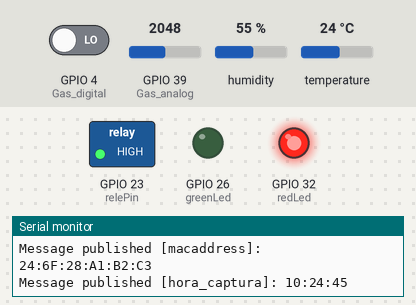
This sketch was run on a simulated ESP32. Parts: switched loads named in the sketch (green lamp = pin HIGH), output pins drawn as LEDs (lit = HIGH), the last lines printed to the serial monitor. Inputs (shaded band) come from the test bench; at power-on: GPIO 39 (Gas_analog) = 2048, GPIO 4 (Gas_digital) LOW, humidity 55 %, temperature 24 °C. WiFi joins after 1.5 s; servers stay silent unless stated; network time is answered at once with the bench clock; the local clock reads 2024-03-15 10:24:30 at power-on unless the sketch sets it; random numbers use the default seed unless the sketch sets one; no MQTT or app messages arrive unless stated.

Above: at 16.4 s.
16.5 s: GPIO 39 (Gas_analog) set to 23
30.5 s: GPIO 39 (Gas_analog) set to 19
33.5 s: GPIO 39 (Gas_analog) set to 10
At 46.2 s:
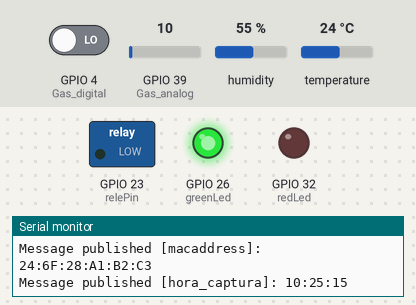
46.5 s: GPIO 39 (Gas_analog) set to 491
At 60.4 s:
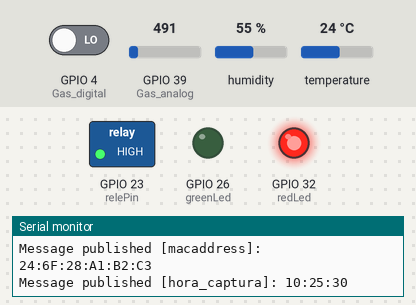
Timing chart, 0 to 61.5 s (numbered marks = the images above; inputs shaded):
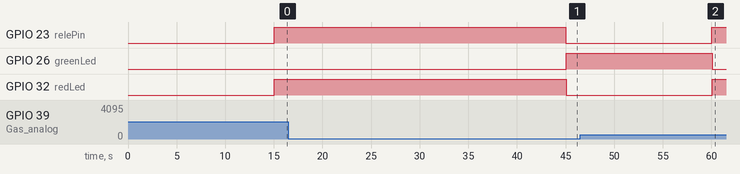

The sketch:

sketch_MQTT_temp_umi_gas.ino
```cpp
#include <WiFi.h> // Adiciona a biblioteca WiFi
#include <PubSubClient.h> // Adiciona a biblioteca PubSubClient
#include <DHT.h> // Adiciona a biblioteca DHT
#include <WiFiClientSecure.h> // Adiciona a biblioteca WiFiClientSecure
#include <WebServer.h> // Adiciona a biblioteca WebServer
#include <NTPClient.h> // Adiciona a biblioteca NTPClient para atualizar o horário de envio dos dados
#include <WiFiManager.h>  // Adiciona a biblioteca WiFiManager para criar ap de configuração da conexão Wifi


#define DHTTYPE DHT11  // DHT 11
#define MAX_LEN 50
#define WIFI_LED_INTERVAL 3000 // Intervalo em milissegundos para o LED vermelho intermitente
int redLed = 32;
int greenLed = 26;
int Gas_analog = 39;
int Gas_digital = 4;
int sensorThreshold = 20; // 250 valor padrão diminuir para disparar com fumaça
unsigned long previousMillis = 0;
const long interval = 15000;  // Intervalo de leitura e exibição de dados 15 segundos
int DHTPin = 33;
int relePin = 23;
int valvePin;
bool releState;
String macaddress;
String hora_captura;


WiFiUDP ntpUDP;
NTPClient timeClient(ntpUDP, "pool.ntp.org");


/* MQTT Broker configuração */
const char* mqtt_server = "s1.eu.hivemq.cloud"; // Seu servidor broker mqtt
const char* mqtt_username = "#####"; //Seu usuário do broker mqtt
const char* mqtt_password = "#####";  //Sua senha do broker mqtt
const int mqtt_port = 8883;
const char* sensor1_topic = "gas";
const char* sensor2_topic = "temperatura";
const char* sensor3_topic = "umidade";
const char* sensor4_topic = "valvula";
const char* sensor5_topic = "rele";
const char* sensor6_topic = "macaddress";
const char* sensor7_topic = "hora_captura";


const char* root_ca = \
 "-----BEGIN CERTIFICATE-----\n" \
"MIIFazCCA1OgAwIBAgIRAIIQz7DSQONZRGPgu2OCiwAwDQYJKoZIhvcNAQELBQAw\n" \
"TzELMAkGA1UEBhMCVVMxKTAnBgNVBAoTIEludGVybmV0IFNlY3VyaXR5IFJlc2Vh\n" \
"cmNoIEdyb3VwMRUwEwYDVQQDEwxJU1JHIFJvb3QgWDEwHhcNMTUwNjA0MTEwNDM4\n" \
"WhcNMzUwNjA0MTEwNDM4WjBPMQswCQYDVQQGEwJVUzEpMCcGA1UEChMgSW50ZXJu\n" \
"ZXQgU2VjdXJpdHkgUmVzZWFyY2ggR3JvdXAxFTATBgNVBAMTDElTUkcgUm9vdCBY\n" \
"MTCCAiIwDQYJKoZIhvcNAQEBBQADggIPADCCAgoCggIBAK3oJHP0FDfzm54rVygc\n" \
"h77ct984kIxuPOZXoHj3dcKi/vVqbvYATyjb3miGbESTtrFj/RQSa78f0uoxmyF+\n" \
"0TM8ukj13Xnfs7j/EvEhmkvBioZxaUpmZmyPfjxwv60pIgbz5MDmgK7iS4+3mX6U\n" \
"A5/TR5d8mUgjU+g4rk8Kb4Mu0UlXjIB0ttov0DiNewNwIRt18jA8+o+u3dpjq+sW\n" \
"T8KOEUt+zwvo/7V3LvSye0rgTBIlDHCNAymg4VMk7BPZ7hm/ELNKjD+Jo2FR3qyH\n" \
"B5T0Y3HsLuJvW5iB4YlcNHlsdu87kGJ55tukmi8mxdAQ4Q7e2RCOFvu396j3x+UC\n" \
"B5iPNgiV5+I3lg02dZ77DnKxHZu8A/lJBdiB3QW0KtZB6awBdpUKD9jf1b0SHzUv\n" \
"KBds0pjBqAlkd25HN7rOrFleaJ1/ctaJxQZBKT5ZPt0m9STJEadao0xAH0ahmbWn\n" \
"OlFuhjuefXKnEgV4We0+UXgVCwOPjdAvBbI+e0ocS3MFEvzG6uBQE3xDk3SzynTn\n" \
"jh8BCNAw1FtxNrQHusEwMFxIt4I7mKZ9YIqioymCzLq9gwQbooMDQaHWBfEbwrbw\n" \
"qHyGO0aoSCqI3Haadr8faqU9GY/rOPNk3sgrDQoo//fb4hVC1CLQJ13hef4Y53CI\n" \
"rU7m2Ys6xt0nUW7/vGT1M0NPAgMBAAGjQjBAMA4GA1UdDwEB/wQEAwIBBjAPBgNV\n" \
"HRMBAf8EBTADAQH/MB0GA1UdDgQWBBR5tFnme7bl5AFzgAiIyBpY9umbbjANBgkq\n" \
"hkiG9w0BAQsFAAOCAgEAVR9YqbyyqFDQDLHYGmkgJykIrGF1XIpu+ILlaS/V9lZL\n" \
"ubhzEFnTIZd+50xx+7LSYK05qAvqFyFWhfFQDlnrzuBZ6brJFe+GnY+EgPbk6ZGQ\n" \
"3BebYhtF8GaV0nxvwuo77x/Py9auJ/GpsMiu/X1+mvoiBOv/2X/qkSsisRcOj/KK\n" \
"NFtY2PwByVS5uCbMiogziUwthDyC3+6WVwW6LLv3xLfHTjuCvjHIInNzktHCgKQ5\n" \
"ORAzI4JMPJ+GslWYHb4phowim57iaztXOoJwTdwJx4nLCgdNbOhdjsnvzqvHu7Ur\n" \
"TkXWStAmzOVyyghqpZXjFaH3pO3JLF+l+/+sKAIuvtd7u+Nxe5AW0wdeRlN8NwdC\n" \
"jNPElpzVmbUq4JUagEiuTDkHzsxHpFKVK7q4+63SM1N95R1NbdWhscdCb+ZAJzVc\n" \
"oyi3B43njTOQ5yOf+1CceWxG1bQVs5ZufpsMljq4Ui0/1lvh+wjChP4kqKOJ2qxq\n" \
"4RgqsahDYVvTH9w7jXbyLeiNdd8XM2w9U/t7y0Ff/9yi0GE44Za4rF2LN9d11TPA\n" \
"mRGunUHBcnWEvgJBQl9nJEiU0Zsnvgc/ubhPgXRR4Xq37Z0j4r7g1SgEEzwxA57d\n" \
"emyPxgcYxn/eR44/KJ4EBs+lVDR3veyJm+kXQ99b21/+jh5Xos1AnX5iItreGCc=\n" \
"-----END CERTIFICATE-----\n";

WiFiClientSecure espClient;
PubSubClient client(espClient);
unsigned long lastMsg = 0;

WebServer server(80);
// DHT Sensor
DHT dht(DHTPin, DHTTYPE);
float Temperature;
float Humidity;
int valveState = LOW;


void setup() {
  Serial.begin(9600);
  pinMode(greenLed, OUTPUT);
  pinMode(redLed, OUTPUT);
  pinMode(Gas_digital, INPUT);
  pinMode(relePin, OUTPUT);


  WiFiManager wifiManager;  // Cria uma instância do WiFiManager
  wifiManager.autoConnect("AutoConnectAPESP32");  // Tenta conectar-se ao WiFi, se falhar, inicia um ponto de acesso

  delay(100);
  pinMode(DHTPin, INPUT);
  dht.begin();


  Serial.println("###################################");


  // Connect to your local Wi-Fi network
  String ssid = wifiManager.getWiFiSSID();
  String password = wifiManager.getWiFiPass();
  WiFi.begin(ssid, password);
  timeClient.begin();
  timeClient.setTimeOffset(-10800);


  espClient.setCACert(root_ca); //root_ca Configura o certificado CA para conexão segura
  client.setServer(mqtt_server, mqtt_port);
  client.setCallback(callback);

  // Check Wi-Fi connection
  while (WiFi.status() != WL_CONNECTED) {
    delay(1000);
    Serial.print(".");
  }
  Serial.println("");
  Serial.print("Conectando rede: "+String(ssid));
  Serial.println("WiFi Conectada com Sucesso..!");
  Serial.print("Acesso no IPv4: ");
  Serial.println(WiFi.localIP());
  Serial.print("Acesso no IPv6: ");
  Serial.println(WiFi.localIPv6());

}


void loop() {
  if (!client.connected()) {
    reconnect();
  }
  client.loop();
  server.handleClient();
  unsigned long currentMillis = millis();

  timeClient.update();
  hora_captura = timeClient.getFormattedTime();
  macaddress = WiFi.macAddress();

  if (currentMillis - previousMillis >= interval) {
    previousMillis = currentMillis;

    int gasValue = analogRead(Gas_analog);
    int gassensorDigital = digitalRead(Gas_digital);
    Temperature = dht.readTemperature();
    Humidity = dht.readHumidity();

   // Lógica para tratar a leitura dos sensores e controlar os LEDs
    if (gasValue > sensorThreshold) { // Se houver gás, ativa a válvula, o relé e acende o LED vermelho
     //Publica os dados no tópico MQTT correspondente

      Serial.println("Gás digital: "+ String(gassensorDigital));
      Serial.println("Presença de Gás: "+ String(gasValue));
      Serial.println("Temperatura: "+ String(Temperature));
      Serial.println("Umidade: "+ String(Humidity));
      valveState = HIGH; //Ativa a Válvula
      Serial.println("Válvula: "+ String(valveState));
      releState = HIGH;
      digitalWrite(relePin, HIGH);
      Serial.println("Relé: "+ String(releState));
      digitalWrite(greenLed, LOW);
      digitalWrite(redLed, HIGH);


      Serial.println("Meu macAddress: "+ macaddress);
      Serial.println("Hora caputra: "+ hora_captura);
    } else { // Se não houver gás, desativa a válvula, o relé e acende o LED verde
      // Publica os dados no tópico MQTT correspondente

      Serial.println("Gás digital: "+ String(gassensorDigital));
      Serial.println("Sem Gás: "+ String(gasValue));
      Serial.println("Temperatura: "+ String(Temperature));
      Serial.println("Umidade: "+ String(Humidity));
      valveState = LOW; //Desativa a Válvula
      Serial.println("Válvula: "+ String(valveState));
      releState = LOW;
      digitalWrite(relePin, LOW);
      Serial.println("Relé: "+ String(releState));
      digitalWrite(greenLed, HIGH);
      digitalWrite(redLed, LOW);

      Serial.println("Meu macAddress: "+ macaddress);
      Serial.println("Hora caputra: "+ hora_captura);
    }

    // Publica dados dos sensores nos tópicos MQTT correspondentes
    publishMessage(sensor1_topic, String(gasValue), true);
    publishMessage(sensor2_topic, String(Temperature), true);
    publishMessage(sensor3_topic, String(Humidity), true);
    publishMessage(sensor4_topic, String(valveState),true);
    publishMessage(sensor5_topic, String(releState),true);
    publishMessage(sensor6_topic, String(macaddress),true);
    publishMessage(sensor7_topic, String(hora_captura),true);
  }
}


// Função para reconectar ao broker MQTT
void reconnect() {
  while (!client.connected()) {
    Serial.println("#######Tentando conexão MQTT#######");
    String clientId = "ESP32Client-"; // Cria um ID de cliente aleatório
    clientId += String(random(0xffff), HEX);

    if (client.connect(clientId.c_str(), mqtt_username, mqtt_password)) { // Conectado com sucesso, inscreve-se nos tópicos MQTT
      Serial.println("#####Conectado ao Broker MQTT!#####");
      client.subscribe(sensor1_topic); // subscribe to the topics here
      client.subscribe(sensor2_topic); // subscribe to the topics here
      client.subscribe(sensor3_topic); // subscribe to the topics here
      client.subscribe(sensor4_topic); // subscribe to the topics here
      client.subscribe(sensor5_topic); // subscribe to the topics here
      client.subscribe(sensor6_topic); // subscribe to the topics here
      client.subscribe(sensor7_topic); // subscribe to the topics here
    } else { // Falha na conexão, tenta novamente após 5 segundos
      Serial.print("Falha na conexão com, rc=");
      Serial.print(client.state());
      Serial.println(" Tente novamente em 5 segundos");
      delay(5000);
    }
  }
}

// Função de retorno de chamada para mensagens MQTT recebidas
void callback(char* topic, byte* payload, unsigned int length) {  // Lida com mensagens recebidas nos tópicos MQTT
   Serial.print("Messagem recebida do topico: ");
   Serial.println(topic);

   String message = "";
   for(int i = 0; i < length; i++){
    message += (char)payload[i];
   }
   if(strcmp(topic, sensor4_topic) == 0){
    int receivedValveState = message.toInt();
    if(receivedValveState == 1){
      digitalWrite(relePin, HIGH);
      Serial.println("Relé: Ligado!");
    }else{
      digitalWrite(relePin, LOW);
      Serial.println("Relé: Desligado!");
    }
   }
}

// Função para publicar mensagens nos tópicos MQTT correspondentes
void publishMessage(const char* topic, String payload, bool retained) { // Lida com mensagens recebidas nos tópicos MQTT
  const char* payloadStr = payload.c_str();

  if (retained) { // Publica a mensagem com retenção
    client.beginPublish(topic, strlen(payloadStr), true);
    client.write((const uint8_t*)payloadStr, strlen(payloadStr));
    client.endPublish();
  } else { // Publica a mensagem sem retenção
    client.publish(topic, payloadStr);
  }

  Serial.println("Message published [" + String(topic) + "]: " + payload);
}
```

Measured:
- after the input at 30.5 s, every drawn part: stays the same
- after the input at 46.5 s, GPIO 23 (relePin), GPIO 32 (redLed): LOW → HIGH after 13.6 s; GPIO 26 (greenLed): HIGH → LOW after 13.6 s
